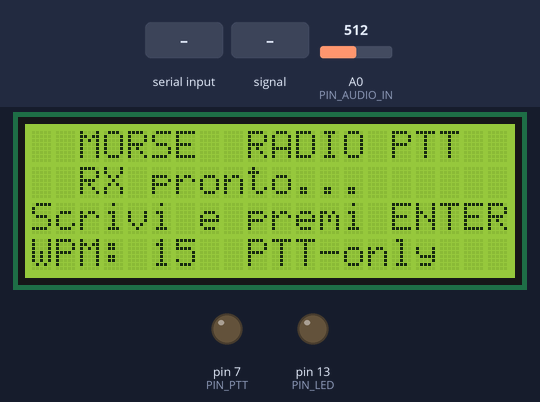
Bench run of a sketch on a simulated Arduino Leonardo, built with avr-gcc and run on an emulated ATmega32U4. Shown: 20×4 character LCD, output pins drawn as LEDs (lit = HIGH). Inputs (shaded band) come from the test bench; at power-on: A0 (PIN_AUDIO_IN) = 512. What the sketch prints to the serial monitor is not drawn.

Above: at 0.2 s.
3.5 s: "SEND\n" received over the second serial link
At 4.32 s:
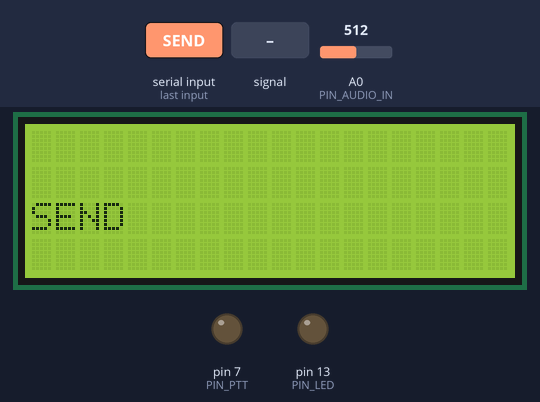
5.3 s: A0 (PIN_AUDIO_IN) fed a 2 Hz sine of ±306 counts around its level
At 7.4 s:
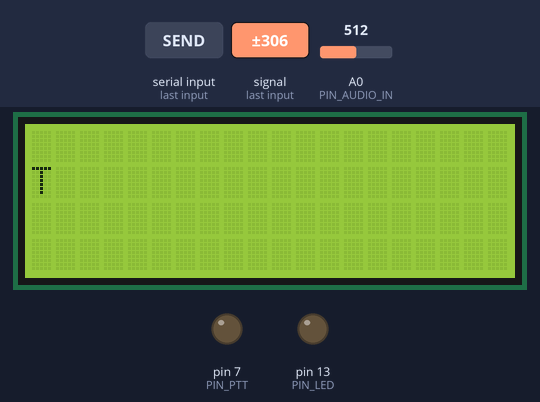
8.3 s: "WPM:\n" received over the second serial link
At 8.88 s:
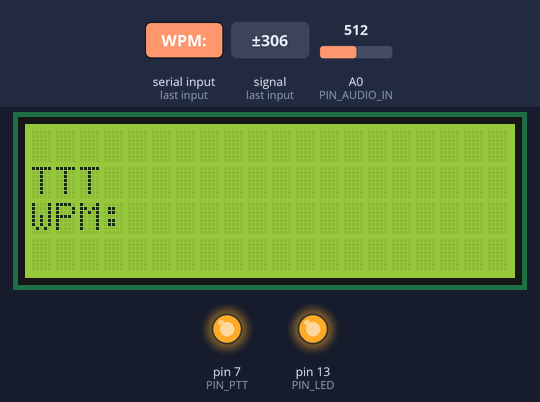
10.1 s: "CLR\n" received over the second serial link
At 11.91 s:
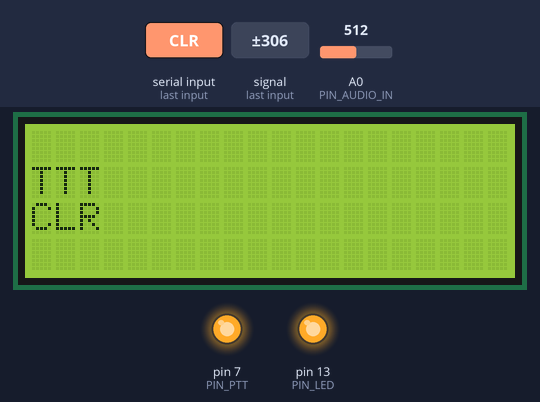
13.1 s: " \n" received over the second serial link
16.1 s: A0 (PIN_AUDIO_IN) set to 306
At 18.5 s:
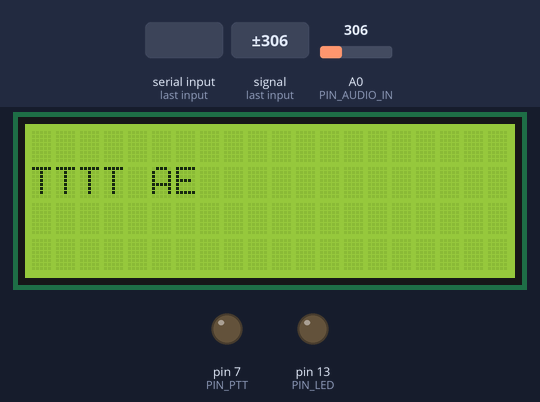
Timing chart, 0 to 19.6 s (numbered marks = the images above; inputs shaded):
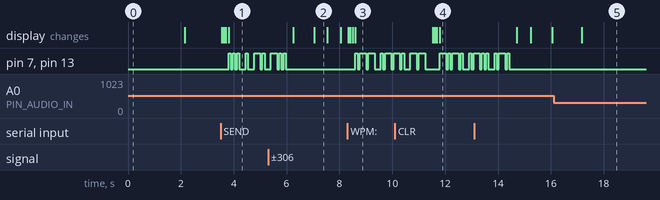

The sketch:

morse_radio.ino
```cpp
/*
 * ============================================================
 *  MORSE RADIO TRANSCEIVER con Arduino  -  PTT ONLY
 * ============================================================
 *  Autore: progetto radioamatoriale
 *  Hardware:
 *    - Arduino Mega 2560 (raccomandato)
 *    - Display LCD 20x4 via I2C (addr 0x27)
 *    - Tastiera Bluetooth su Serial1 (pin 18 RX, 19 TX)
 *    - PTT radio TX: pin 7 (tramite optoisolatore 4N35)
 *      La trasmissione morse avviene SOLO aprendo/chiudendo il PTT.
 *      Nessun tono audio viene generato.
 *    - Ingresso portante RX: pin A0 (analogico)
 *      Rileva la presenza/assenza di portante dall'altra radio.
 *    - LED attività: pin 13
 *
 *  Display layout:
 *    Riga 0: messaggi ricevuti (scorrono verso l'alto)
 *    Riga 1: messaggi ricevuti (riga corrente in arrivo)
 *    Riga 2: testo da inviare (prima parte)
 *    Riga 3: testo da inviare (seconda parte / cursore)
 *
 *  Librerie necessarie (Library Manager):
 *    - LiquidCrystal_I2C
 * ============================================================
 */

#include <Wire.h>
#include <LiquidCrystal_I2C.h>

// ---- PIN DEFINITION ----------------------------------------
#define PIN_PTT       7    // PTT verso radio TX (optoisolatore)
#define PIN_AUDIO_IN  A0   // Ingresso portante RX dalla radio ricevente
#define PIN_LED       13   // LED attività (si accende durante trasmissione)

// ---- MORSE TIMING ------------------------------------------
// Velocità in WPM (Words Per Minute) - modificabile
int wpm = 15;
// Durata un punto in ms = 1200 / WPM
int dotDuration;   // calcolato in setup()
int dashDuration;  // = 3 * dot
int symbolGap;     // = 1 * dot (tra simboli della stessa lettera)
int letterGap;     // = 3 * dot
int wordGap;       // = 7 * dot

// ---- DISPLAY -----------------------------------------------
// Indirizzo I2C del display (0x27 o 0x3F a seconda del modulo)
LiquidCrystal_I2C lcd(0x27, 20, 4);

// ---- STATO APPLICAZIONE ------------------------------------
enum AppMode { MODE_IDLE, MODE_TX, MODE_RX };
AppMode currentMode = MODE_IDLE;

// Buffer testo da inviare (max 40 caratteri = 2 righe x 20)
#define TX_BUFFER_LEN 41
char txBuffer[TX_BUFFER_LEN];
int  txBufferPos = 0;

// Buffer messaggi ricevuti per il display (2 righe da 20 char)
char rxLine0[21] = "                    ";  // riga 0 display (messaggio precedente)
char rxLine1[21] = "                    ";  // riga 1 display (messaggio corrente)
char rxCurrentMsg[41] = "";                 // messaggio RX in corso di costruzione
int  rxMsgPos = 0;

// ---- RICEZIONE MORSE (rilevamento portante) ----------------
// Soglia analogica per rilevare la portante sul pin A0 (0-1023).
// Quando l'altra radio trasmette il PTT chiuso, sul pin A0 arriva
// un segnale (rumore di fondo / portante) superiore alla soglia.
// Quando il PTT è aperto (silenzio radio) il valore scende sotto soglia.
#define RX_THRESHOLD_HIGH  600
#define RX_THRESHOLD_LOW   400

// Durate minime/massime per classificare dot/dash (ms)
// Calcolate in setup() in base al WPM
int rxDotMin, rxDotMax, rxDashMin, rxDashMax;
int rxLetterGapMin;
int rxWordGapMin;

// Stato macchina a stati per decodifica portante
bool     rxCarrierActive      = false;  // portante (PTT chiuso) in corso
unsigned long rxCarrierStart  = 0;      // timestamp inizio portante
unsigned long rxSilenceStart  = 0;      // timestamp inizio silenzio
bool     rxInSilence          = false;

// Buffer simboli morse per la lettera corrente (max 7 simboli: .)
#define MORSE_SYM_BUF 7
char rxSymbols[MORSE_SYM_BUF + 1];
int  rxSymbolCount = 0;

// ---- TABELLA CODICI MORSE ----------------------------------
// Ogni entry: carattere ASCII, stringa morse (. = punto, - = dash)
struct MorseEntry {
  char ch;
  const char* code;
};

const MorseEntry MORSE_TABLE[] = {
  {'A', ".-"},   {'B', "-..."},  {'C', "-.-."},
  {'D', "-.."},  {'E', "."},     {'F', "..-."},
  {'G', "--."},  {'H', "...."},  {'I', ".."},
  {'J', ".---"}, {'K', "-.-"},   {'L', ".-.."},
  {'M', "--"},   {'N', "-."},    {'O', "---"},
  {'P', ".--."},  {'Q', "--.-"}, {'R', ".-."},
  {'S', "..."},  {'T', "-"},     {'U', "..-"},
  {'V', "...-"}, {'W', ".--"},   {'X', "-..-"},
  {'Y', "-.--"}, {'Z', "--.."},
  {'0', "-----"},{'1', ".----"}, {'2', "..---"},
  {'3', "...--"},{'4', "....-"}, {'5', "....."},
  {'6', "-...."}, {'7', "--..."}, {'8', "---.."},
  {'9', "----."}, {'.', ".-.-.-"},{',', "--..--"},
  {'?', "..--.."},{' ', " "},    {'/', "-..-."},
  {'\0', NULL}
};

// ============================================================
//  FUNZIONI UTILITY
// ============================================================

// Calcola i timing morse dal WPM corrente
void calcMorseTiming() {
  dotDuration  = 1200 / wpm;
  dashDuration = 3 * dotDuration;
  symbolGap    = dotDuration;
  letterGap    = 3 * dotDuration;
  wordGap      = 7 * dotDuration;

  // Tolleranza ±50% per la ricezione
  rxDotMin     = dotDuration  / 2;
  rxDotMax     = dotDuration  + dotDuration / 2;
  rxDashMin    = dashDuration - dotDuration;
  rxDashMax    = dashDuration + dotDuration;
  rxLetterGapMin = letterGap  - dotDuration;
  rxWordGapMin   = wordGap    - dotDuration;
}

// Aggiorna il display con i buffer correnti
void updateDisplay() {
  // --- Riga 0: messaggio RX precedente ---
  lcd.setCursor(0, 0);
  lcd.print(rxLine0);

  // --- Riga 1: messaggio RX corrente in costruzione ---
  lcd.setCursor(0, 1);
  // Mostra solo gli ultimi 20 char del messaggio corrente
  int rxLen = strlen(rxCurrentMsg);
  if (rxLen <= 20) {
    lcd.print(rxCurrentMsg);
    // Riempi il resto con spazi
    for (int i = rxLen; i < 20; i++) lcd.print(' ');
  } else {
    // Mostra gli ultimi 20 caratteri
    lcd.print(rxCurrentMsg + rxLen - 20);
  }

  // --- Riga 2: primi 20 char del buffer TX ---
  lcd.setCursor(0, 2);
  char line2[21] = "                    ";
  strncpy(line2, txBuffer, (txBufferPos > 20) ? 20 : txBufferPos);
  lcd.print(line2);

  // --- Riga 3: caratteri TX da posizione 20 in poi + cursore ---
  lcd.setCursor(0, 3);
  char line3[21] = "                    ";
  if (txBufferPos > 20) {
    int secondPart = txBufferPos - 20;
    if (secondPart > 20) secondPart = 20;
    strncpy(line3, txBuffer + 20, secondPart);
  }
  lcd.print(line3);
}

// Sposta il messaggio RX corrente in riga 0 e pulisce la riga 1
void archiveRxMessage() {
  if (strlen(rxCurrentMsg) == 0) return;
  // Riga 0 = ultimi 20 char del messaggio corrente
  int len = strlen(rxCurrentMsg);
  if (len >= 20) {
    strncpy(rxLine0, rxCurrentMsg + len - 20, 20);
  } else {
    strncpy(rxLine0, rxCurrentMsg, len);
    for (int i = len; i < 20; i++) rxLine0[i] = ' ';
  }
  rxLine0[20] = '\0';
  rxCurrentMsg[0] = '\0';
  rxMsgPos = 0;
  updateDisplay();
}

// Aggiunge un carattere al messaggio RX in costruzione
void appendRxChar(char c) {
  if (rxMsgPos < 40) {
    rxCurrentMsg[rxMsgPos++] = c;
    rxCurrentMsg[rxMsgPos]   = '\0';
  } else {
    // Buffer pieno: archivia e ricomincia
    archiveRxMessage();
    rxCurrentMsg[rxMsgPos++] = c;
    rxCurrentMsg[rxMsgPos]   = '\0';
  }
  updateDisplay();
}

// ============================================================
//  TRASMISSIONE MORSE  (solo PTT, nessun audio)
// ============================================================

// Chiude il PTT per "duration" ms (punto o trattino), poi lo apre.
// La pausa inter-simbolo (PTT aperto) è inclusa alla fine.
void txKey(int duration) {
  digitalWrite(PIN_PTT, HIGH);   // PTT chiuso → radio in TX
  digitalWrite(PIN_LED, HIGH);
  delay(duration);
  digitalWrite(PIN_PTT, LOW);    // PTT aperto → pausa morse
  digitalWrite(PIN_LED, LOW);
  delay(symbolGap);              // pausa inter-simbolo
}

// Invia un carattere in morse
void txChar(char c) {
  c = toupper(c);
  if (c == ' ') {
    // Pausa di parola (wordGap - letterGap già atteso = 4 dot extra)
    delay(wordGap - letterGap);
    return;
  }
  for (int i = 0; MORSE_TABLE[i].ch != '\0'; i++) {
    if (MORSE_TABLE[i].ch == c) {
      const char* code = MORSE_TABLE[i].code;
      for (int j = 0; code[j] != '\0'; j++) {
        if (code[j] == '.') {
          txKey(dotDuration);
        } else if (code[j] == '-') {
          txKey(dashDuration);
        }
      }
      // Pausa inter-lettera (letterGap - symbolGap già atteso)
      delay(letterGap - symbolGap);
      return;
    }
  }
  // Carattere non trovato: ignora
}

// Invia l'intero buffer TX modulando solo il PTT
void transmitBuffer() {
  if (txBufferPos == 0) return;

  currentMode = MODE_TX;
  // PTT parte già LOW; txKey() lo gestisce simbolo per simbolo.

  for (int i = 0; i < txBufferPos; i++) {
    txChar(txBuffer[i]);
  }

  // Assicurarsi che il PTT sia rilasciato a fine trasmissione
  digitalWrite(PIN_PTT, LOW);
  digitalWrite(PIN_LED, LOW);
  currentMode = MODE_IDLE;

  // Pulisce il buffer TX dopo l'invio
  txBufferPos = 0;
  txBuffer[0] = '\0';
  updateDisplay();
}

// ============================================================
//  RICEZIONE MORSE (rilevamento portante PTT)
// ============================================================
// L'altra radio trasmette in morse aprendo/chiudendo il PTT.
// Sul pin A0 arriva il segnale dell'uscita cuffie/squelch:
//   PTT chiuso  →  valore analogico > RX_THRESHOLD_HIGH
//   PTT aperto  →  valore analogico < RX_THRESHOLD_LOW

// Traduce una sequenza di simboli morse ("..-") in carattere
char morseSymbolsToChar(const char* symbols) {
  if (strcmp(symbols, " ") == 0) return ' ';
  for (int i = 0; MORSE_TABLE[i].ch != '\0'; i++) {
    if (strcmp(MORSE_TABLE[i].code, symbols) == 0) {
      return MORSE_TABLE[i].ch;
    }
  }
  return '?';  // Simbolo non riconosciuto
}

// Processa il buffer simboli morse accumulato per la lettera corrente
void processRxSymbols() {
  if (rxSymbolCount == 0) return;
  rxSymbols[rxSymbolCount] = '\0';
  char decoded = morseSymbolsToChar(rxSymbols);
  if (decoded != '\0') {
    appendRxChar(decoded);
  }
  rxSymbolCount = 0;
}

// Campionamento e decodifica portante morse (chiamata nel loop)
void processAudioRx() {
  int audioVal = analogRead(PIN_AUDIO_IN);
  unsigned long now = millis();

  // Isteresi: evita rimbalzi attorno alla soglia
  bool carrierPresent;
  if (rxCarrierActive) {
    carrierPresent = (audioVal > RX_THRESHOLD_LOW);   // soglia bassa per uscire
  } else {
    carrierPresent = (audioVal > RX_THRESHOLD_HIGH);  // soglia alta per entrare
  }

  if (carrierPresent) {
    // --- PTT CHIUSO (portante attiva) ---
    if (!rxCarrierActive) {
      // Fronte di salita: portante appena iniziata
      rxCarrierActive = true;
      rxCarrierStart  = now;

      if (rxInSilence) {
        // Calcola durata silenzio precedente
        unsigned long silenceDuration = now - rxSilenceStart;
        rxInSilence = false;

        if (silenceDuration >= (unsigned long)rxWordGapMin) {
          // Pausa di parola: termina la lettera corrente e aggiunge spazio
          processRxSymbols();
          appendRxChar(' ');
        } else if (silenceDuration >= (unsigned long)rxLetterGapMin) {
          // Pausa inter-lettera: termina la lettera corrente
          processRxSymbols();
        }
        // else: pausa inter-simbolo, si continua ad accumulare
      }
    }
    // else: portante già attiva, si misura alla discesa

  } else {
    // --- PTT APERTO (silenzio) ---
    if (rxCarrierActive) {
      // Fronte di discesa: portante appena terminata
      rxCarrierActive = false;
      rxSilenceStart  = now;
      rxInSilence     = true;

      unsigned long carrierDuration = now - rxCarrierStart;

      // Classifica il simbolo in base alla durata della portante
      if (carrierDuration >= (unsigned long)rxDashMin) {
        // DASH
        if (rxSymbolCount < MORSE_SYM_BUF) {
          rxSymbols[rxSymbolCount++] = '-';
        }
      } else if (carrierDuration >= (unsigned long)rxDotMin) {
        // DOT
        if (rxSymbolCount < MORSE_SYM_BUF) {
          rxSymbols[rxSymbolCount++] = '.';
        }
      }
      // Impulsi troppo brevi (rimbalzi/rumore) vengono ignorati
    } else if (rxInSilence) {
      // Silenzio prolungato: controlla se è fine parola
      unsigned long silenceDuration = now - rxSilenceStart;
      if (silenceDuration >= (unsigned long)(rxWordGapMin + wordGap)) {
        // Fine trasmissione: decodifica l'eventuale lettera rimasta
        if (rxSymbolCount > 0) {
          processRxSymbols();
        }
        rxInSilence = false;
      }
    }
  }
}

// ============================================================
//  GESTIONE TASTIERA BLUETOOTH
// ============================================================
// La tastiera BT è connessa a Serial1 (Arduino Mega: pin 18/19)
// Caratteri speciali:
//   ENTER (13)  → avvia trasmissione
//   BACKSPACE (8 o 127) → cancella ultimo carattere

void processKeyboard() {
  while (Serial1.available()) {
    char key = (char)Serial1.read();

    if (key == 13 || key == '\n') {
      // INVIO → trasmetti il buffer
      if (txBufferPos > 0) {
        transmitBuffer();
      }

    } else if (key == 8 || key == 127) {
      // BACKSPACE → cancella ultimo char del buffer TX
      if (txBufferPos > 0) {
        txBufferPos--;
        txBuffer[txBufferPos] = '\0';
        updateDisplay();
      }

    } else if (key >= 32 && key <= 126) {
      // Carattere stampabile: aggiunge al buffer TX
      if (txBufferPos < TX_BUFFER_LEN - 1) {
        txBuffer[txBufferPos++] = key;
        txBuffer[txBufferPos]   = '\0';
        updateDisplay();
      }
    }
  }
}

// ============================================================
//  SETUP
// ============================================================
void setup() {
  // Porta seriale di debug (USB)
  Serial.begin(9600);

  // Tastiera Bluetooth su Serial1
  // Imposta la velocità del modulo BT (di solito 9600 di default)
  Serial1.begin(9600);

  // Pin
  pinMode(PIN_PTT, OUTPUT);
  pinMode(PIN_LED, OUTPUT);
  digitalWrite(PIN_PTT, LOW);   // PTT aperto all'avvio
  digitalWrite(PIN_LED, LOW);
  // PIN_AUDIO_IN è ingresso analogico (default, nessun pinMode necessario)

  // Calcola timing morse
  calcMorseTiming();

  // Inizializza display LCD
  lcd.init();
  lcd.backlight();
  lcd.clear();

  // Messaggio di avvio
  lcd.setCursor(0, 0);
  lcd.print("  MORSE  RADIO PTT  ");
  lcd.setCursor(0, 1);
  lcd.print("  RX pronto...      ");
  lcd.setCursor(0, 2);
  lcd.print("Scrivi e premi ENTER");
  lcd.setCursor(0, 3);
  char wpmMsg[21];
  snprintf(wpmMsg, sizeof(wpmMsg), "WPM: %d  PTT-only", wpm);
  lcd.print(wpmMsg);

  delay(2000);
  lcd.clear();

  // Inizializza buffer
  txBuffer[0]      = '\0';
  rxCurrentMsg[0]  = '\0';
  updateDisplay();

  Serial.println("Sistema Morse Radio PTT-only pronto.");
  Serial.print("WPM: "); Serial.println(wpm);
  Serial.print("Dot: ");  Serial.print(dotDuration);  Serial.println(" ms");
  Serial.print("Dash: "); Serial.print(dashDuration); Serial.println(" ms");
  Serial.println("Nessun audio generato - trasmissione solo PTT.");
}

// ============================================================
//  LOOP PRINCIPALE
// ============================================================
void loop() {
  // Leggi eventuali comandi dalla tastiera BT
  if (currentMode == MODE_IDLE) {
    processKeyboard();
  }

  // Decodifica audio in ingresso (solo se non stiamo trasmettendo)
  if (currentMode != MODE_TX) {
    processAudioRx();
  }

  // Comandi di debug/configurazione via seriale USB
  if (Serial.available()) {
    String cmd = Serial.readStringUntil('\n');
    cmd.trim();

    if (cmd.startsWith("WPM:")) {
      int newWpm = cmd.substring(4).toInt();
      if (newWpm >= 5 && newWpm <= 40) {
        wpm = newWpm;
        calcMorseTiming();
        Serial.print("WPM impostato a: "); Serial.println(wpm);
      }
    } else if (cmd == "CLR") {
      txBufferPos = 0;
      txBuffer[0] = '\0';
      rxCurrentMsg[0] = '\0';
      rxMsgPos = 0;
      lcd.clear();
      updateDisplay();
      Serial.println("Display e buffer azzerati.");
    } else if (cmd == "SEND") {
      transmitBuffer();
    }
  }

  // Piccola pausa per non sovraccaricare il campionamento analogico
  delayMicroseconds(500);
}
```

Measured:
- after the input at 3.5 s, the display: first changes at once (image 1 shows a later state)
- after the input at 5.3 s, the display: first differs from a run without the input after 1.7 s (image 2)
- after the input at 8.3 s, the display: first changes at once (image 3 shows a later state)
- after the input at 16.1 s, the display: changes after 1.1 s (image 5)
